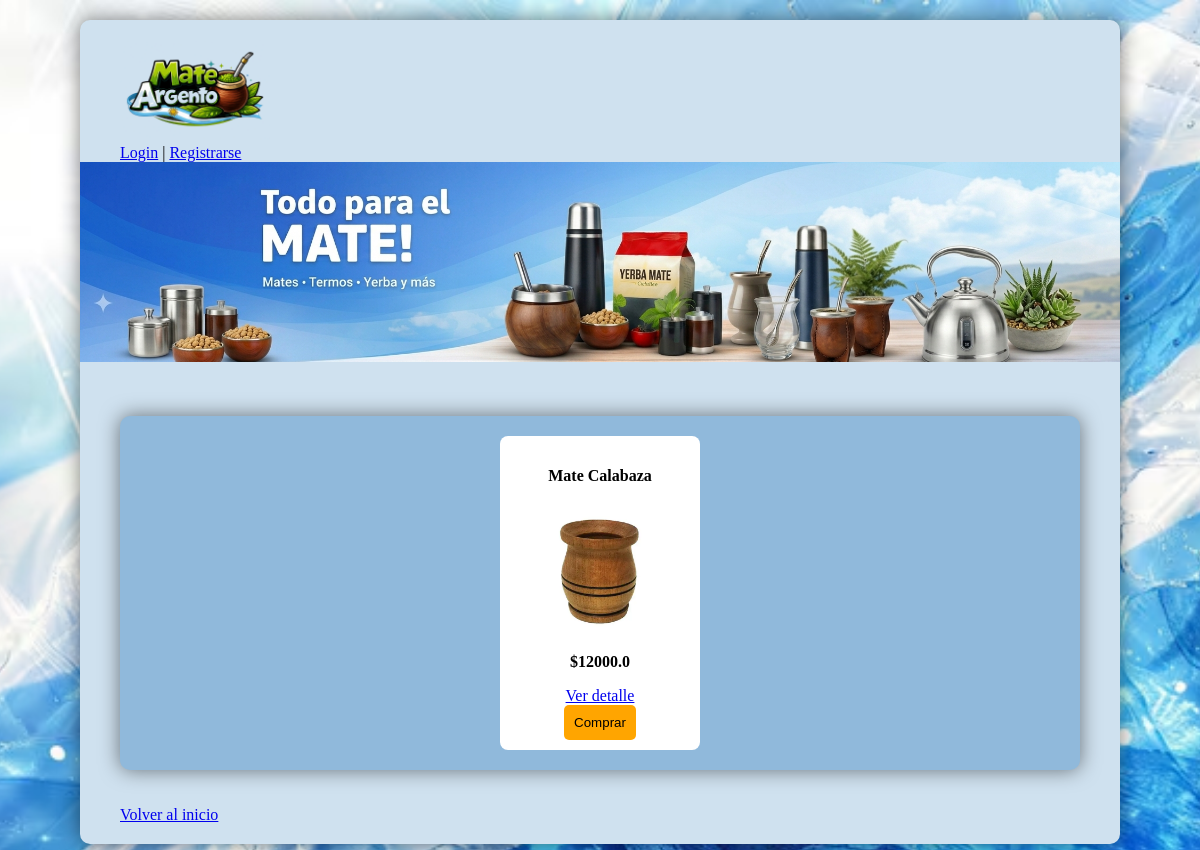
Page /seccion/Mates on the earlier database version.
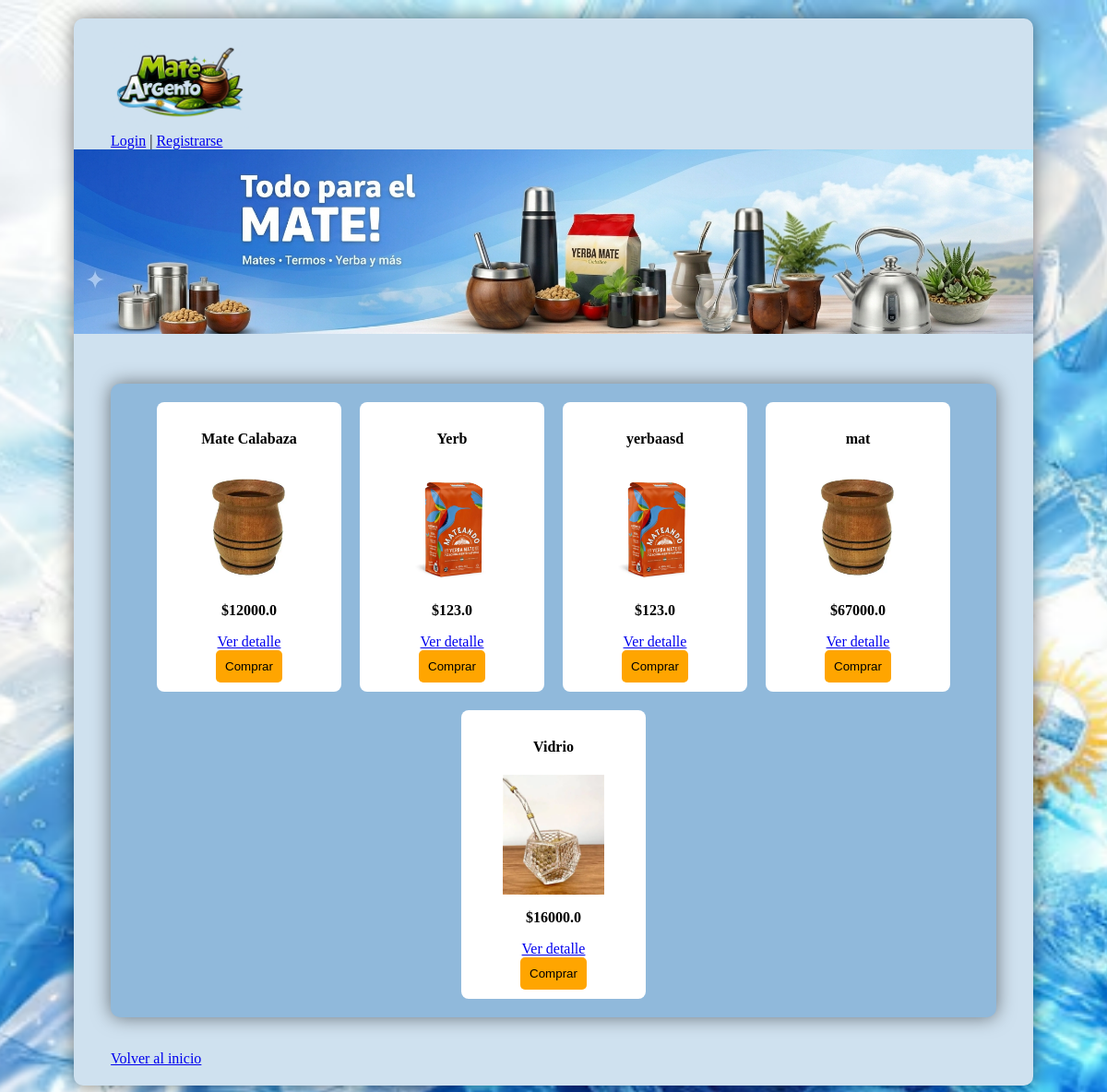
Same page on the later database version.
### app.py (models this page shows)
class Producto(db.Model):
    id = db.Column(db.Integer, primary_key=True)
    nombre = db.Column(db.String(100), nullable=False)
    categoria = db.Column(db.String(50))
    precio = db.Column(db.Float, nullable=False) # Float para números con decimales
    descripcion = db.Column(db.Text)
    imagen = db.Column(db.String(100)) # Aquí guardamos el nombre del archivo (ej: "mate.jpg")

### app.py (the view)
@app.route('/seccion/<categoria_nom>')
def ver_seccion(categoria_nom):
    productos_filtrados = Producto.query.filter_by(categoria=categoria_nom).all()
    return render_template('productos.html', productos=productos_filtrados, titulo=categoria_nom)

### templates/productos.html (shortened to what this page needs)
<!DOCTYPE html>
<html>
<head>
    <link rel="stylesheet" href="{{ url_for('static', filename='estilos.css') }}">
</head>
<body>
<div class="contenedor">
    <a href="/">
        <img src="{{ url_for('static', filename='img/logof.png') }}" class="logo-personalizado" alt="Mate Argento">
    </a>
    <nav>
        <a href="/login">Login</a> |
        <a href="/registro">Registrarse</a>
    </nav>
    <img src="{{ url_for('static', filename='img/fondo2.png') }}" class="ancho-total">
    <br><br><br>
    <div class="contenedor-padre2">
        {% for p in productos %}
            <div class="tarjeta">
                <h4>{{ p.nombre }}</h4>
                <img src="{{ url_for('static', filename='img/' + p.imagen) }}" style="width: 200px;">
                <p><b>${{ p.precio }}</b></p>
                <a href="/detalle/{{ p.id }}">Ver detalle</a>
                <form action="/agregar_al_carrito/{{ p.id }}" method="GET">
                    <button type="submit" style="cursor: pointer; padding: 10px; background-color: orange; border: none; border-radius: 5px;">
                        Comprar
                    </button>
                </form>
            </div>
        {% else %}
            <p>No hay productos en esta categoría todavía.</p>
        {% endfor %}
    </div>
    <br><br>
    <a href="/">Volver al inicio</a>
    <br>
</div>
</body>
</html>

### static/estilos.css (style rules this page uses)
body { background-color: #ccc; background-image: url('img/fondo.avif'); background-size: cover; background-repeat: no-repeat; background-position: center; margin: 0; padding: 20px; }
.contenedor { width: 1000px; margin: auto; background-color: #CFE1EF; background-size: cover; background-repeat: no-repeat; background-position: center; padding: 20px; border-radius: 10px; box-shadow: 0px 0px 20px rgba(0, 0, 0, 0.5); min-height: 500px; }
.contenedor > * { margin-left: 20px; margin-right: 20px; }
.ancho-total { width: calc(100% + 40px) !important; margin-left: -20px !important; max-width: none !important; display: block; height: 200px; object-fit: cover; }
.logo-personalizado { width: 150px; height: auto; }
.tarjeta { background-color: #fff; padding: 10px; border-radius: 8px; width: 200px; text-align: center; display: flex; flex-direction: column; justify-content: space-between; height: 100%; box-sizing: border-box; }
.tarjeta img { width: 100%; height: 130px; object-fit: contain; align-self: center; }
.contenedor-padre2 { display: flex; flex-direction: row; flex-wrap: wrap; justify-content: center; align-items: center; gap: 20px; padding: 20px; background-color: #90b9db; border-radius: 10px; box-shadow: 0px 0px 20px rgba(0, 0, 0, 0.5); min-height: 200px; }

Differences in the rows shown:
added Producto: nombre "Yerb", imagen (picture), precio "123.0"
added Producto: nombre "yerbaasd", imagen (picture), precio "123.0"
added Producto: nombre "mat", imagen (picture), precio "67000.0"
added Producto: nombre "Vidrio", imagen (picture), precio "16000.0"
